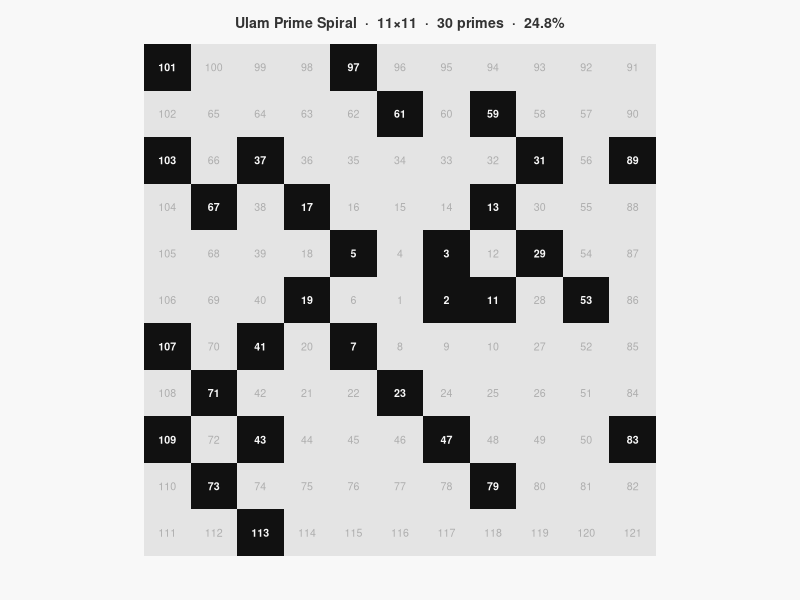
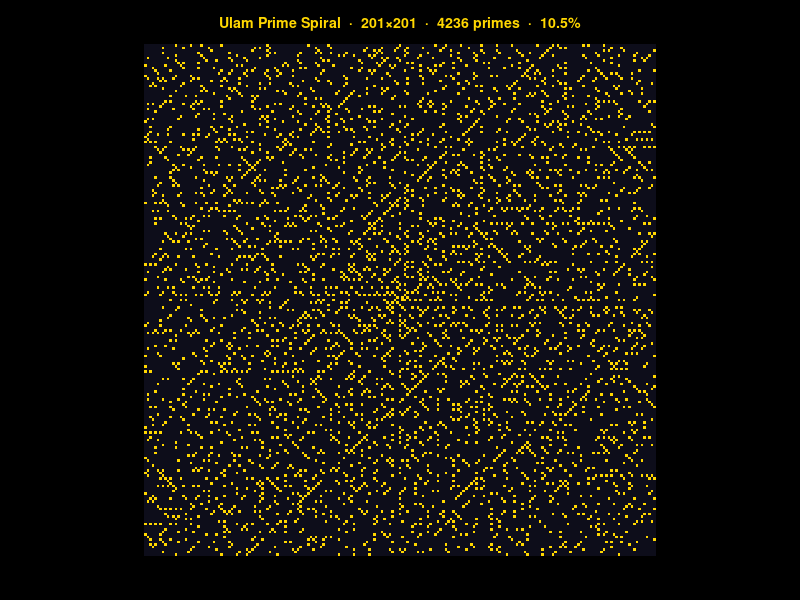
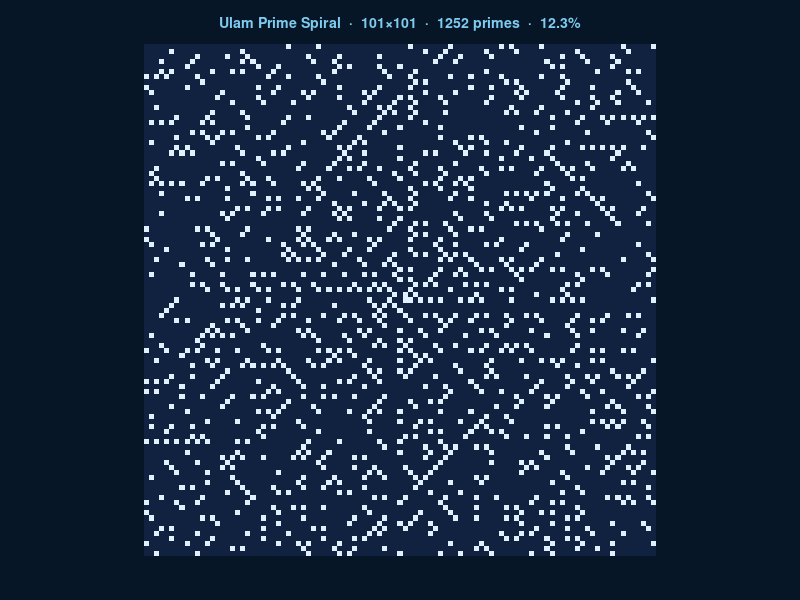
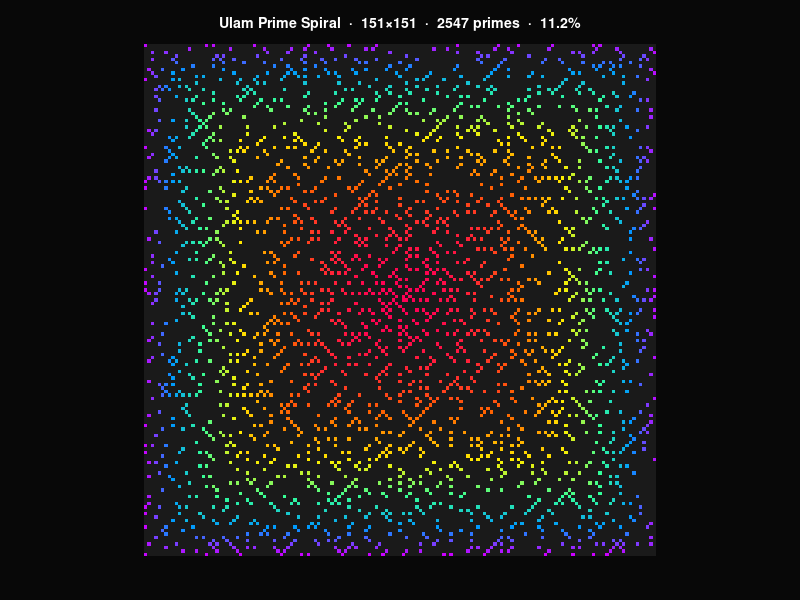
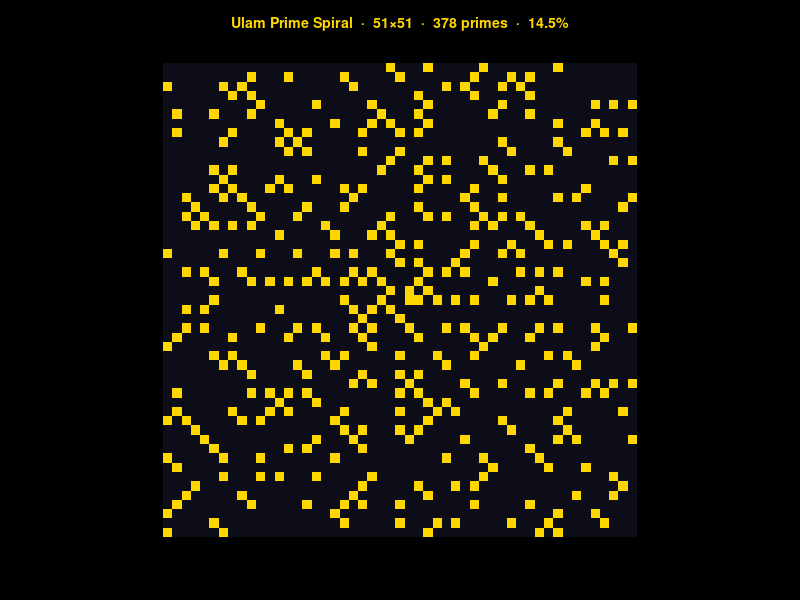

The R source for these figures, in order:
##########################################
# 
# Useless useful R functions
# Ulam prime number spiral
#
# Series:
# Little Useless-useful R functions #93
# Created: June 03, 2026
# Author: Tomaž Kaštrun
# Blog: tomaztsql.wordpress.com
# V.1.1

###########################################



ulam_prime_spiral <- function(
    n         = 51,    
    theme     = c("Cosmic","Blueish","Classy","Psycho"),
    show_nums = FALSE,   # print values (n ≤ 21 only)
    animate   = FALSE,       
    speed     = 1,          
    verbose   = TRUE
) {
  
  theme <- match.arg(theme)
  
  #n must be odd so integers have a unique centre cell 
  if (n %% 2 == 0) { n <- n + 1L }
  if (n < 5) stop("Size muste be > 5.")
  total <- n^2
  mid   <- (n + 1L) / 2L            
  
  dr <- c( 0L, -1L,  0L,  1L)   # row deltas:  E  N  W  S
  dc <- c( 1L,  0L, -1L,  0L)   # col deltas:  E  N  W  S
  
  mat   <- matrix(0L, n, n)     
  ord_r <- integer(total)        
  ord_c <- integer(total)        
  
  r <- mid;  
  cc <- mid  
  
  mat[r, cc] <- 1L
  ord_r[1]   <- r
  ord_c[1]   <- cc
  
  d    <- 1L  # current direction index (1=E 2=N 3=W 4=S)
  step <- 1L  # current arm length
  num  <- 2L                     
  
  while (num <= total) {
    for (half in 1:2) {          # each dir is twice 
      for (i in seq_len(step)) {
        r  <- r  + dr[d]
        cc <- cc + dc[d]
        mat[r, cc] <- num
        ord_r[num] <- r
        ord_c[num] <- cc
        num <- num + 1L
        if (num > total) break  
      }
      d <- (d %% 4L) + 1L       # turn left: E→N→W→S→E
      if (num > total) break    
    }
    step <- step + 1L            
  }
  
  # SIEVE OF ERATOSTHENES
  #  Returns a logical vector: is_prime[k] == TRUE  iff  k is prime.
  
  is_prime    <- rep(TRUE, total)
  is_prime[1] <- FALSE
  p <- 2L
  while (p * p <= total) {
    if (is_prime[p])
      is_prime[seq.int(p * p, total, p)] <- FALSE
    p <- p + 1L
  }

  prime_mat <- matrix(is_prime[mat], n, n)
  n_primes  <- sum(prime_mat)
  density   <- 100 * n_primes / total
  
  # themes
  th <- switch(theme,
               Cosmic = list(
                 bg       = "#000000",
                 prime    = "#FFD700",     
                 comp     = "#0d0d1a",
                 txt      = "#FFD700"
               ),
               Blueish = list(
                 bg       = "#071626",
                 prime    = "#e0f0ff",     
                 comp     = "#112240",
                 txt      = "#7ecbf0"
               ),
               Classy = list(
                 bg       = "#f8f8f8",
                 prime    = "#111111",     
                 comp     = "#e4e4e4",
                 txt      = "#333333"
               ),
               Psycho = list(
                 bg       = "#080808",
                 prime    = NULL,          
                 comp     = "#1a1a1a",
                 txt      = "#ffffff"
               )
  )
  

  col_mat <- matrix(th$comp, n, n)
  if (theme == "Psycho") {
    ramp      <- colorRampPalette(
      c("#ff0055","#ff6600","#ffee00","#33ff99","#0099ff","#cc00ff"))
    prime_pos <- which(prime_mat) 
    vals      <- mat[prime_pos]                   
    t_norm    <- (vals - 2) / max(1L, total - 2L)  # normalise for better visuals
    pal       <- ramp(512)
    col_mat[prime_pos] <- pal[pmax(1L, ceiling(t_norm * 512))]
  } else {
    col_mat[prime_mat] <- th$prime
  }
  
  ## Plot
  display <- t(col_mat)[, n:1]  
  u_cols  <- unique(as.vector(display))
  idx_mat <- matrix(match(display, u_cols), n, n)
  
  op <- par(no.readonly = TRUE)
  on.exit(par(op), add = TRUE)
  
  par(bg  = th$bg,pty = "s",mar = c(2.2, 0.3, 2.2, 0.3))
  
  if (!animate) {
    image(seq_len(n), seq_len(n), idx_mat,
          col  = u_cols,
          axes = FALSE,
          xlab = "", ylab = "")
  } else {
    plot.new()
    plot.window(xlim = c(0.5, n + 0.5), ylim = c(0.5, n + 0.5))
    rect(par("usr")[1], par("usr")[3], par("usr")[2], par("usr")[4],
         col = th$bg, border = NA)
    
    delay <- max(0, 0.008 / speed)
    flush_every <- max(1L, as.integer(30L * speed))
    
    for (k in seq_len(total)) {
      r_k  <- ord_r[k]
      c_k  <- ord_c[k]
      y_k  <- n + 1L - r_k #flip the asix
      fill <- col_mat[r_k, c_k]
      
      rect(c_k - 0.5, y_k - 0.5, c_k + 0.5, y_k + 0.5, col = fill, border = NA)
      
      if (k %% flush_every == 0L) {
        if (existsMethod("dev.flush", "ANY"))
          try(dev.flush(), silent = TRUE)
        Sys.sleep(delay)
      }
    }
  }
  
  mtext(
    sprintf("Ulam Prime Spiral  \u00b7  %d\u00d7%d  \u00b7  %d primes  \u00b7  %.1f%%", n, n, n_primes, density),
    side = 3, line = 0.6, col = th$txt, cex = 0.85, font = 2
  )
  mtext(
    th$sub, side = 1, line = 0.8,
    col  = adjustcolor(th$txt, alpha.f = 0.55), cex = 0.62
  )
  
  #  Center and  image coords:  x = col,  y = n+1-row
  if (show_nums) {
    if (n > 21) {
      message("show_nums is only legible for n \u2264 21; skipped.")
    } else {
      num_cex <- max(0.28, 0.85 - (n - 5) * 0.035)
      for (r in seq_len(n)) {
        for (cc in seq_len(n)) {
          is_p <- prime_mat[r, cc]
          text(x      = cc,
               y      = n + 1L - r,
               labels = mat[r, cc],
               col    = if (is_p) th$bg else adjustcolor(th$txt, 0.30),
               cex    = num_cex,
               font   = if (is_p) 2L else 1L)
        }
      }
    }
  }
  
# results
  if (verbose) {
    cat("Stats: \n")
    cat(sprintf("  Grid              : %d \u00d7 %d = %d integers\n", n, n, total))
    cat(sprintf("  Primes found      : %d\n", n_primes))
    cat(sprintf("  Prime density     : %.2f%%\n", density))
    cat(sprintf("  Expected (1/ln n) : %.2f%%\n", 100 / log(total)))
    cat(sprintf("  Centre value      : %d\n", mat[mid, mid]))
    cat(sprintf("  Corner values     : %d  %d  %d  %d\n", mat[1,1], mat[1,n], mat[n,1], mat[n,n]))

    main_d <- diag(prime_mat)
    anti_d <- prime_mat[cbind(seq_len(n), rev(seq_len(n)))]
    cat(sprintf("  Main diagonal     : %d/%d primes (%.0f%%)\n", sum(main_d), n, 100 * mean(main_d)))
    cat(sprintf("  Anti-diagonal     : %d/%d primes (%.0f%%)\n", sum(anti_d), n, 100 * mean(anti_d)))
    
    # Mini ASCII visuals
    if (n <= 21) {
      cat(sprintf("\n  Mini ASCII spiral (n=%d) — [P]=prime  [.]=composite\n\n", n))
      for (r in seq_len(n)) {
        cat("  ")
        for (cc in seq_len(n)) {
          cat(if (prime_mat[r, cc]) sprintf("[%2d]", mat[r,cc]) else sprintf(" %2d ", mat[r,cc]))
        }
      }
    }
  }
}


################
# run the script
################

ulam_prime_spiral(n = 11, theme = "Classy", show_nums = TRUE)
ulam_prime_spiral(n = 201, theme = "Cosmic")
ulam_prime_spiral(n = 101, theme = "Blueish")
ulam_prime_spiral(n = 151, theme = "Psycho")
  
# with animiation
ulam_prime_spiral(n = 51, theme = "Cosmic", animate = TRUE, speed = 2)
  
